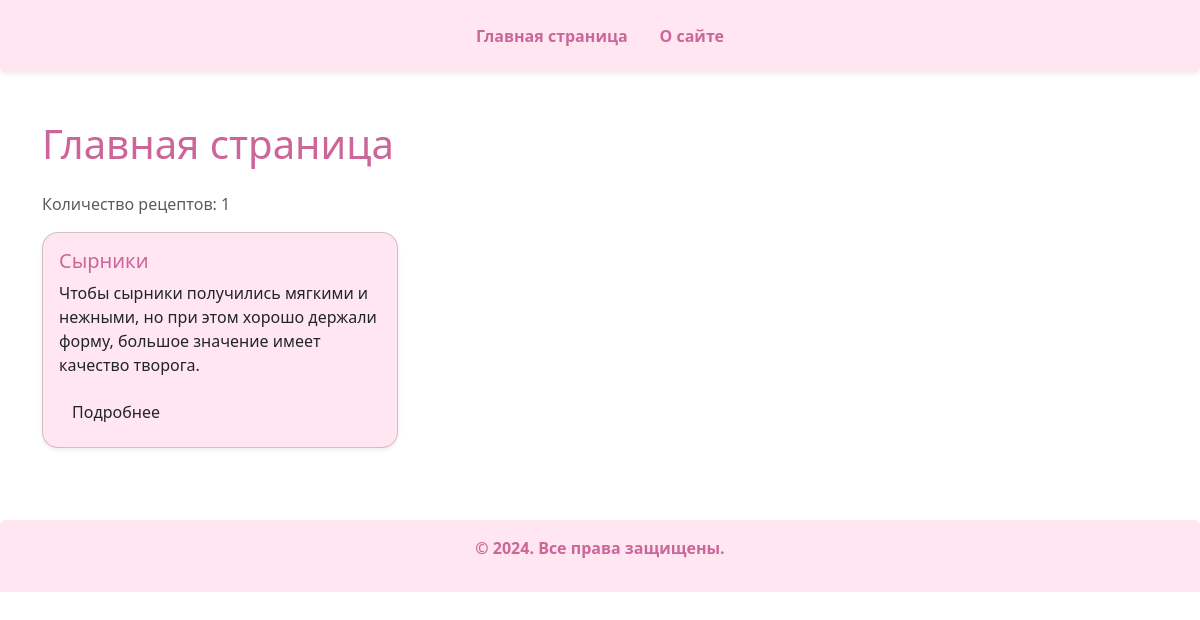
The page / on the database its author committed.
### recipe_catalog/models.py (models this page shows, shortened)
class Recipe(models.Model):
    name = models.CharField(max_length=300)
    description = models.TextField(default="", help_text="Описание")
    image = models.ImageField(upload_to="images/", default="images/default.jpg", verbose_name="Изображение")
    cooking_time = models.IntegerField(default=0)
    ingredients = models.ManyToManyField(Ingredient, through="RecipeIngredient")

### recipe_catalog/views.py (the view)
# urls.py: path('', index, name='home'),
def index(request):
    template_name = 'recipe_catalog/index.html'
    recipes = Recipe.objects.all()
    context = {
        'recipes': recipes
    }
    return render(request, template_name, context)

### templates/recipe_catalog/index.html
{% extends "base.html" %}
{% block content %}
<h1 class="mb-4 text-dark-pink">Главная страница</h1>
{% if recipes %}
<p class="text-muted">Количество рецептов: {{ recipes|length }}</p>
<div class="row">
    {% for recipe in recipes %}
    <div class="col-md-6 col-lg-4 mb-4">
        <div class="card shadow-sm rounded-4 bg-light-pink">
            <div class="card-body">
                <h5 class="card-title text-dark-pink">{{ recipe.name }}</h5>
                <p class="card-text">{{ recipe.description|truncatewords:20 }}</p>
                <a href="{% url 'recipe_catalog:detail' recipe.id %}" class="btn btn-outline-dark-pink rounded-4">Подробнее</a>
            </div>
        </div>
    </div>
    {% endfor %}
</div>
{% else %}
<div class="alert alert-warning text-center rounded-4">
    <p class="mb-0">Рецептов пока нет.</p>
</div>
{% endif %}
{% endblock %}

### templates/base.html (style rules this page uses)
.bg-light-pink { background-color: #ffe6f0; }
.text-dark-pink { color: #cc6699; }
.rounded-4 { border-radius: 1.5rem; }

### rows shown on the page
Recipe: name "Сырники", description "Чтобы сырники получились мягкими и нежными, но при этом хорошо держали форму, большое значение имеет качество творога."

### other values the page prints
{{ recipes|length }} "1"
